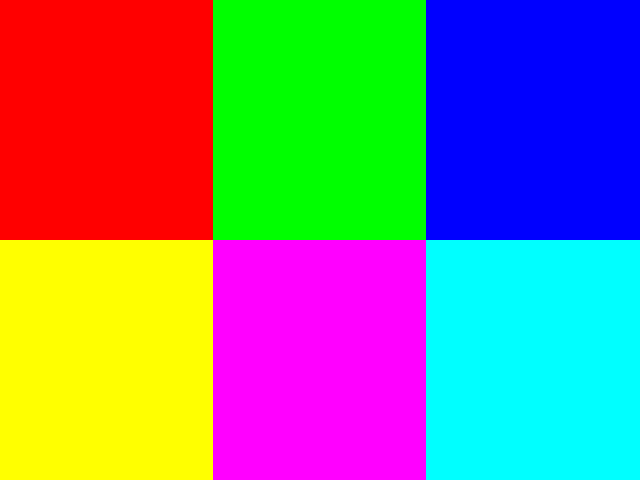
#> input picture sample_images/color_blocks.png, 640 x 480 px
$ python demo.py
#> lines starting #> are read from the running program, lines starting #| are printed output that depends on the picture; after the words box and inside, x2 and y2 are one past the last pixel; in counts of white or black regions, pixels touching at a corner belong together
### utils/image_processing.py
"""
Utility functions for HSV segmentation and image processing.
"""
import cv2
import numpy as np
import logging
from typing import Tuple, Optional, Dict, Any

logger = logging.getLogger(__name__)


def gray_stats(image: np.ndarray) -> Dict[str, float]:
    """
    Calculate statistics for a grayscale image.

    Args:
        image: Grayscale image as numpy array

    Returns:
        Dictionary containing mean, std, min, max values
    """
    try:
        if image is None or image.size == 0:
            logger.warning("Empty image provided to gray_stats")
            return {'mean': 0.0, 'std': 0.0, 'min': 0, 'max': 0}

        return {
            'mean': float(np.mean(image)),
            'std': float(np.std(image)),
            'min': int(np.min(image)),
            'max': int(np.max(image))
        }
    except Exception as e:
        logger.error(f"Error calculating gray stats: {e}")
        return {'mean': 0.0, 'std': 0.0, 'min': 0, 'max': 0}


def threshold(image: np.ndarray, lower: np.ndarray, upper: np.ndarray) -> np.ndarray:
    """
    Apply HSV threshold to create binary mask.

    Args:
        image: Input image in BGR format
        lower: Lower HSV threshold array [H, S, V]
        upper: Upper HSV threshold array [H, S, V]

    Returns:
        Binary mask as numpy array
    """
    try:
        if image is None or image.size == 0:
            logger.warning("Empty image provided to threshold")
            return np.zeros((100, 100), dtype=np.uint8)

        hsv = cv2.cvtColor(image, cv2.COLOR_BGR2HSV)
        mask = cv2.inRange(hsv, lower, upper)
        return mask
    except Exception as e:
        logger.error(f"Error in threshold: {e}")
        return np.zeros(image.shape[:2], dtype=np.uint8) if image is not None else np.zeros((100, 100), dtype=np.uint8)


def calculate_metrics(mask: np.ndarray, image: np.ndarray) -> Dict[str, Any]:
    """
    Calculate segmentation metrics from mask.

    Args:
        mask: Binary mask
        image: Original image

    Returns:
        Dictionary with metrics: pixel_count, percentage, stats
    """
    try:
        if mask is None or mask.size == 0:
            logger.warning("Empty mask provided to calculate_metrics")
            return {
                'pixel_count': 0,
                'percentage': 0.0,
                'stats': {'mean': 0.0, 'std': 0.0, 'min': 0, 'max': 0}
            }

        total_pixels = mask.size
        white_pixels = np.sum(mask > 0)
        percentage = (white_pixels / total_pixels * 100) if total_pixels > 0 else 0.0

        # Calculate statistics for masked region
        stats = gray_stats(mask)

        return {
            'pixel_count': int(white_pixels),
            'percentage': float(percentage),
            'total_pixels': int(total_pixels),
            'stats': stats
        }
    except Exception as e:
        logger.error(f"Error calculating metrics: {e}")
        return {
            'pixel_count': 0,
            'percentage': 0.0,
            'stats': {'mean': 0.0, 'std': 0.0, 'min': 0, 'max': 0}
        }


def apply_mask_to_image(image: np.ndarray, mask: np.ndarray) -> np.ndarray:
    """
    Apply mask to image to extract segmented region.

    Args:
        image: Original image
        mask: Binary mask

    Returns:
        Masked image
    """
    try:
        if image is None or mask is None:
            logger.warning("Null image or mask provided to apply_mask_to_image")
            return np.zeros((100, 100, 3), dtype=np.uint8)

        return cv2.bitwise_and(image, image, mask=mask)
    except Exception as e:
        logger.error(f"Error applying mask: {e}")
        return np.zeros_like(image) if image is not None else np.zeros((100, 100, 3), dtype=np.uint8)


def resize_image(image: np.ndarray, max_dimension: int = 1920) -> np.ndarray:
    """
    Resize image if it exceeds maximum dimension while maintaining aspect ratio.

    Args:
        image: Input image
        max_dimension: Maximum width or height

    Returns:
        Resized image
    """
    try:
        if image is None or image.size == 0:
            logger.warning("Empty image provided to resize_image")
            return image

        h, w = image.shape[:2]

        if max(h, w) <= max_dimension:
            return image

        scale = max_dimension / max(h, w)
        new_w = int(w * scale)
        new_h = int(h * scale)

        logger.info(f"Resizing image from {w}x{h} to {new_w}x{new_h}")
        return cv2.resize(image, (new_w, new_h), interpolation=cv2.INTER_AREA)
    except Exception as e:
        logger.error(f"Error resizing image: {e}")
        return image


def load_image(filepath: str, resize_large: bool = True, max_dimension: int = 1920) -> Optional[np.ndarray]:
    """
    Load image from file with error handling.

    Args:
        filepath: Path to image file
        resize_large: Whether to resize large images
        max_dimension: Maximum dimension for resizing

    Returns:
        Loaded image or None if failed
    """
    try:
        image = cv2.imread(filepath)

        if image is None:
            logger.error(f"Failed to load image: {filepath}")
            return None

        logger.info(f"Successfully loaded image: {filepath} with shape {image.shape}")

        if resize_large:
            image = resize_image(image, max_dimension)

        return image
    except Exception as e:
        logger.error(f"Error loading image {filepath}: {e}")
        return None


def save_image(filepath: str, image: np.ndarray) -> bool:
    """
    Save image to file with error handling.

    Args:
        filepath: Output path
        image: Image to save

    Returns:
        True if successful, False otherwise
    """
    try:
        if image is None or image.size == 0:
            logger.error("Cannot save empty image")
            return False

        success = cv2.imwrite(filepath, image)

        if success:
            logger.info(f"Successfully saved image: {filepath}")
        else:
            logger.error(f"Failed to save image: {filepath}")

        return success
    except Exception as e:
        logger.error(f"Error saving image {filepath}: {e}")
        return False

### demo.py
"""
Simple command-line demonstration of HSV segmentation.
This script demonstrates the core functionality without requiring a GUI.
"""
import cv2
import numpy as np
from pathlib import Path
from utils import load_image, threshold, calculate_metrics, apply_mask_to_image, save_image


def demo_segmentation():
    """Demonstrate HSV segmentation on sample images."""

    print("=" * 60)
    print("HSV Segmentation Demonstration")
    print("=" * 60)

    sample_dir = Path("sample_images")
    output_dir = Path("demo_output")
    output_dir.mkdir(exist_ok=True)

    # Demo 1: Red color segmentation
    print("\n1. Segmenting red colors from color blocks...")
    img = load_image(str(sample_dir / "color_blocks.png"))
#> in load_image, image is the input picture: shape (480, 640, 3); mean B, G, R 127.7, 127.5, 127.3

    if img is not None:
        # Red range in HSV
        lower_red = np.array([0, 100, 100])
        upper_red = np.array([10, 255, 255])

        mask = threshold(img, lower_red, upper_red)
#> in threshold, `hsv = cv2.cvtColor(image, cv2.COLOR_BGR2HSV)`: hsv: shape (480, 640, 3); mean H, S, V 75, 255, 255
#> in threshold, `mask = cv2.inRange(hsv, lower, upper)`:
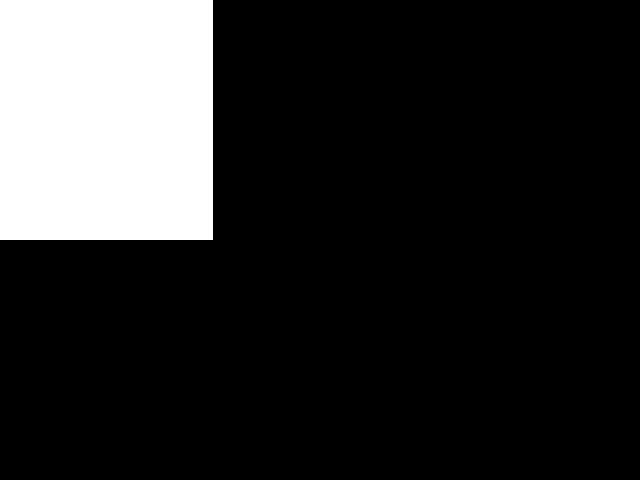
#> mask: shape (480, 640); 16.6% white; 1 white region, box (x1, y1, x2, y2) and area: (0, 0, 213, 240) 51120
        result = apply_mask_to_image(img, mask)
#> in apply_mask_to_image, `return cv2.bitwise_and(image, image, mask=mask)`:
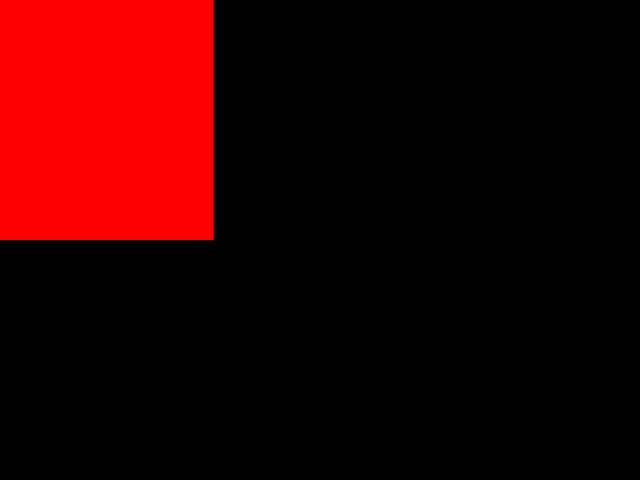
#> returned value: shape (480, 640, 3); mean of channels 0, 1, 2 0, 0, 42.4; drawn as B, G, R
        metrics = calculate_metrics(mask, img)
#> in calculate_metrics, `white_pixels = np.sum(mask > 0)`: white_pixels = 51120
#> in calculate_metrics, `percentage = (white_pixels / total_pixels * 100) if total_pixels > 0 e..`: percentage = 16.64
#> in calculate_metrics, `stats = gray_stats(mask)`: stats = {'mean': 42.43, 'std': 94.97, 'min': 0, 'max': 255}
#> metrics = 4 items

        print(f"   - Red pixels detected: {metrics['pixel_count']:,}")
#|    - Red pixels detected: 51,120
        print(f"   - Coverage: {metrics['percentage']:.2f}%")
#|    - Coverage: 16.64%

        save_image(str(output_dir / "red_mask.png"), mask)
        save_image(str(output_dir / "red_result.png"), result)
        print(f"   ✓ Saved to {output_dir}/red_*.png")

    # Demo 2: Green color segmentation
    print("\n2. Segmenting green colors from color blocks...")
    if img is not None:
        lower_green = np.array([40, 50, 50])
#> lower_green = [40, 50, 50]
        upper_green = np.array([80, 255, 255])

        mask = threshold(img, lower_green, upper_green)
#> in threshold (call 2), `mask = cv2.inRange(hsv, lower, upper)`: mask: shape (480, 640); 16.6% white; 1 white region, box (x1, y1, x2, y2) and area: (213, 0, 426, 240) 51120
        result = apply_mask_to_image(img, mask)
#> in apply_mask_to_image (call 2), `return cv2.bitwise_and(image, image, mask=mask)`:
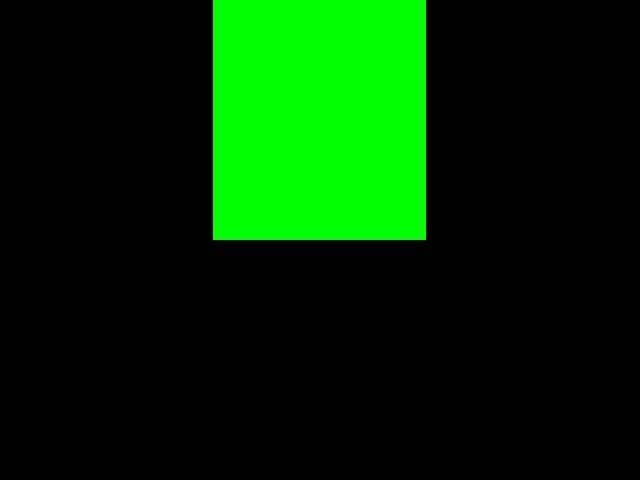
#> returned value: shape (480, 640, 3); mean of channels 0, 1, 2 0, 42.4, 0; drawn as B, G, R
        metrics = calculate_metrics(mask, img)

        print(f"   - Green pixels detected: {metrics['pixel_count']:,}")
#|    - Green pixels detected: 51,120
        print(f"   - Coverage: {metrics['percentage']:.2f}%")
#|    - Coverage: 16.64%

        save_image(str(output_dir / "green_mask.png"), mask)
        save_image(str(output_dir / "green_result.png"), result)
        print(f"   ✓ Saved to {output_dir}/green_*.png")

    # Demo 3: Blue color segmentation
    print("\n3. Segmenting blue colors from color blocks...")
    if img is not None:
        lower_blue = np.array([100, 50, 50])
#> lower_blue = [100, 50, 50]
        upper_blue = np.array([130, 255, 255])

        mask = threshold(img, lower_blue, upper_blue)
#> in threshold (call 3), `mask = cv2.inRange(hsv, lower, upper)`: mask: shape (480, 640); 16.7% white; 1 white region, box (x1, y1, x2, y2) and area: (426, 0, 640, 240) 51360
        result = apply_mask_to_image(img, mask)
#> in apply_mask_to_image (call 3), `return cv2.bitwise_and(image, image, mask=mask)`:
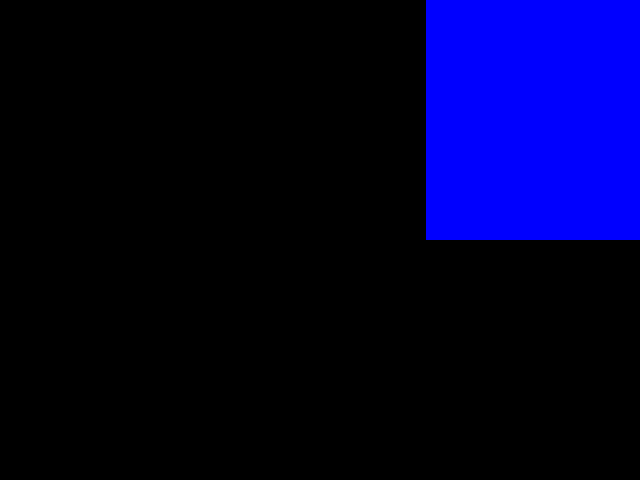
#> returned value: shape (480, 640, 3); mean of channels 0, 1, 2 42.6, 0, 0; drawn as B, G, R
        metrics = calculate_metrics(mask, img)

        print(f"   - Blue pixels detected: {metrics['pixel_count']:,}")
#|    - Blue pixels detected: 51,360
        print(f"   - Coverage: {metrics['percentage']:.2f}%")
#|    - Coverage: 16.72%

        save_image(str(output_dir / "blue_mask.png"), mask)
        save_image(str(output_dir / "blue_result.png"), result)
        print(f"   ✓ Saved to {output_dir}/blue_*.png")

    # Demo 4: Process colored circles
    print("\n4. Segmenting from colored circles image...")
    circles_img = load_image(str(sample_dir / "colored_circles.png"))
#> call 2 of load_image, with filepath = 'sample_images/colored_circles.png', resize_large = True, max_dimension = 1920
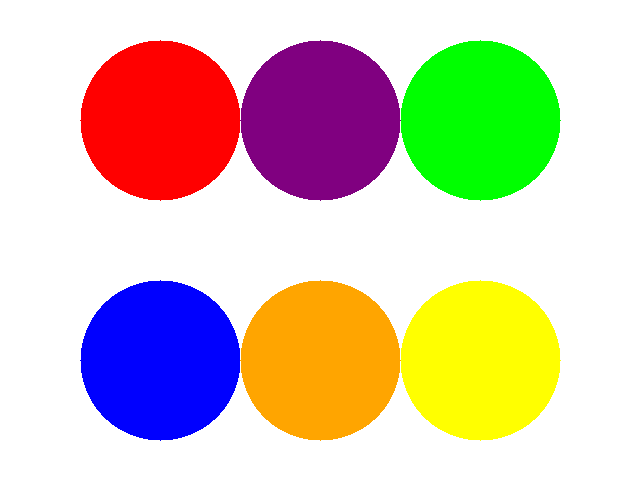
#> input picture sample_images/colored_circles.png, 640 x 480 px
#> in load_image, image is the input picture: shape (480, 640, 3); mean B, G, R 180, 199.1, 213.4

    if circles_img is not None:
        # Segment all non-white colors
        lower = np.array([0, 50, 50])
        upper = np.array([179, 255, 255])

        mask = threshold(circles_img, lower, upper)
#> in threshold (call 4), `hsv = cv2.cvtColor(image, cv2.COLOR_BGR2HSV)`: hsv: shape (480, 640, 3); mean H, S, V 24.8, 100, 246.7
#> in threshold (call 4), `mask = cv2.inRange(hsv, lower, upper)`:
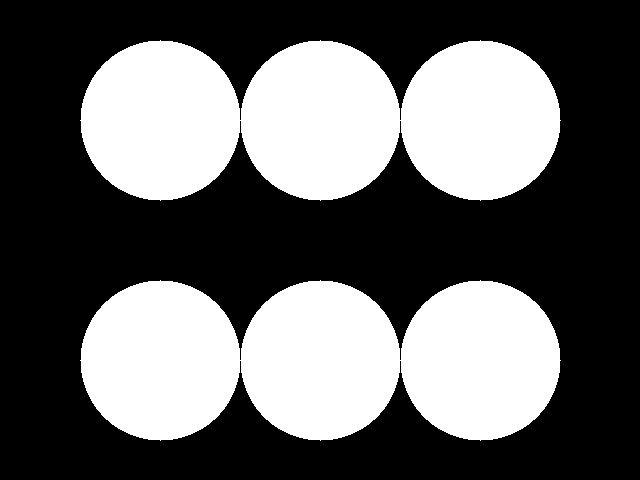
#> mask: shape (480, 640); 39.2% white; 2 white regions, box (x1, y1, x2, y2) and area: (80, 40, 561, 201) 60241, (80, 280, 561, 441) 60241
        result = apply_mask_to_image(circles_img, mask)
#> in apply_mask_to_image (call 4), `return cv2.bitwise_and(image, image, mask=mask)`:
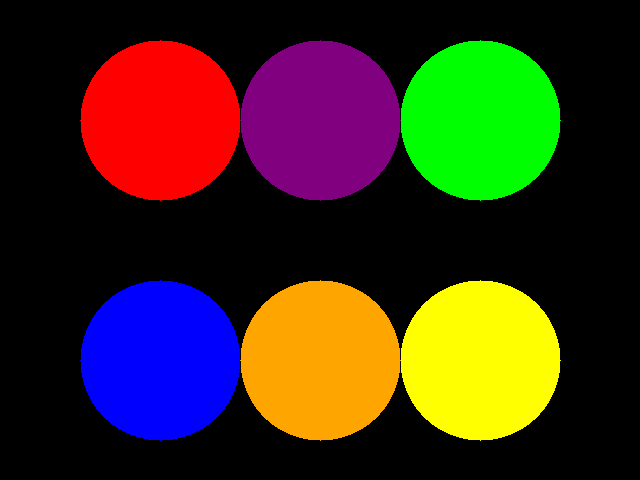
#> returned value: shape (480, 640, 3); mean of channels 0, 1, 2 25, 44.1, 58.4; drawn as B, G, R
        metrics = calculate_metrics(mask, circles_img)

        print(f"   - Colored pixels detected: {metrics['pixel_count']:,}")
#|    - Colored pixels detected: 120,482
        print(f"   - Coverage: {metrics['percentage']:.2f}%")
#|    - Coverage: 39.22%

        save_image(str(output_dir / "circles_mask.png"), mask)
        save_image(str(output_dir / "circles_result.png"), result)
        print(f"   ✓ Saved to {output_dir}/circles_*.png")

    print("\n" + "=" * 60)
    print(f"✅ Demo complete! Check the '{output_dir}' folder for results.")
    print("=" * 60)


if __name__ == "__main__":
    demo_segmentation()
